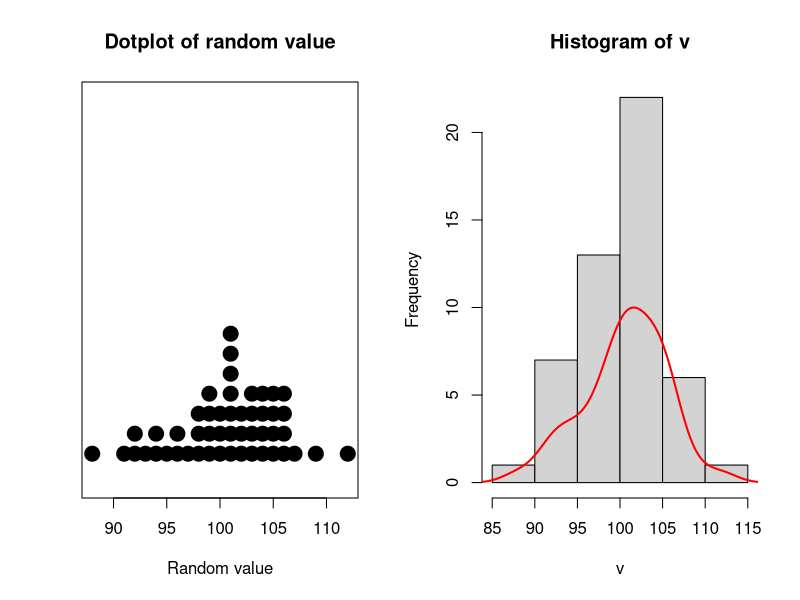
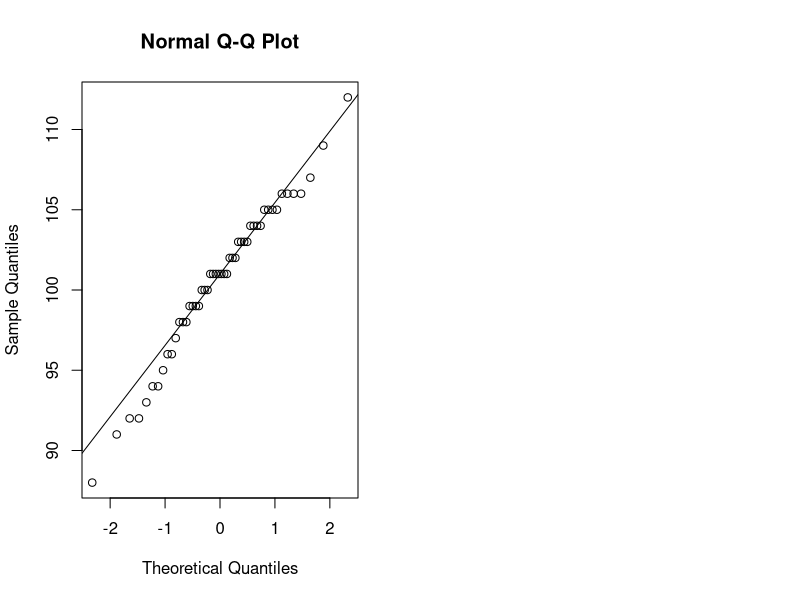
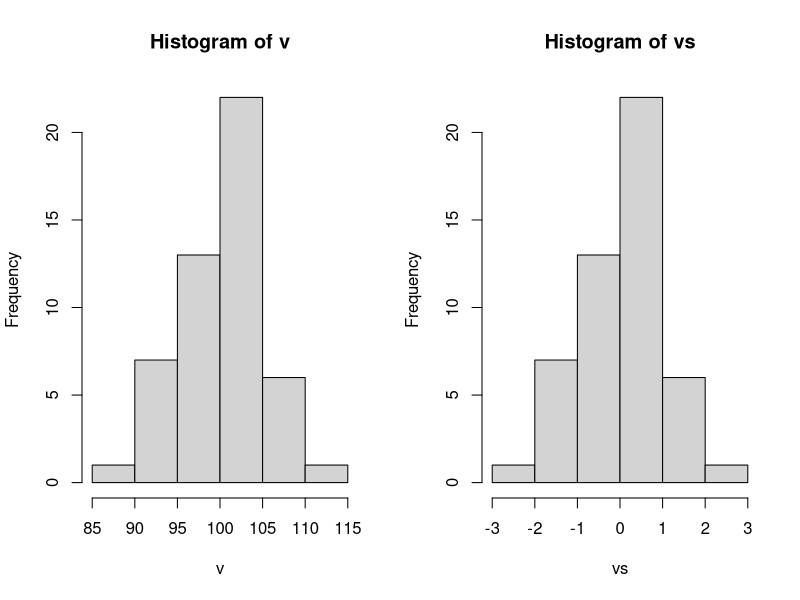

Write R code to recreate these figures, in order.
## ---- chunk 1
# sample of random integers
v <- round(rnorm(n=50, sd=5, mean=100))

par(mfrow=c(1,2))
stripchart(v, method = "stack", pch=19, cex=2, offset=.5, at=.15,
           main = "Dotplot of random value", xlab = "Random value")

hist(v)

# add density
x <- density(v)$x
y <- (10/max(density(v)$y))*density(v)$y  # scale y to plot with histogram
lines(x, y, col="red", lwd=2)
## ---- chunk 2
# QQ-plot - fit normal distibution
qqnorm(v); qqline(v)

var(v)     # variance: sd = sqrt(var)
sd(v)      # standard deviation

sd(v)/sqrt(length(v))  # standard error sd/sqrt(n)

# Z-score (standartization)
# transform distribution to mean=0, variance=1
# z = (x - mean(n))/sd
scale(v)     # z-score
vs <- scale(v)[,1]
vs

par(mfrow=c(1,2))
hist(v)
hist(vs)
## ---- chunk 3
# sample of random integers
x <- round(rnorm(n=50, sd=5, mean=100))

# Confidence interval for normal distribution with p=0.95
m <- mean(x)
s <- sd(x)
n <- length(x)
error <- qnorm(0.95)*s/sqrt(n)
confidence <- c(m-error, m+error)
confidence

# Confidence interval for t-distribution with p=0.95
a <- 5
s <- 2
n <- 20
error <- qt(0.975,df=n-1)*s/sqrt(n)
# confidence interval
c(left=a-error, right=a+error)
